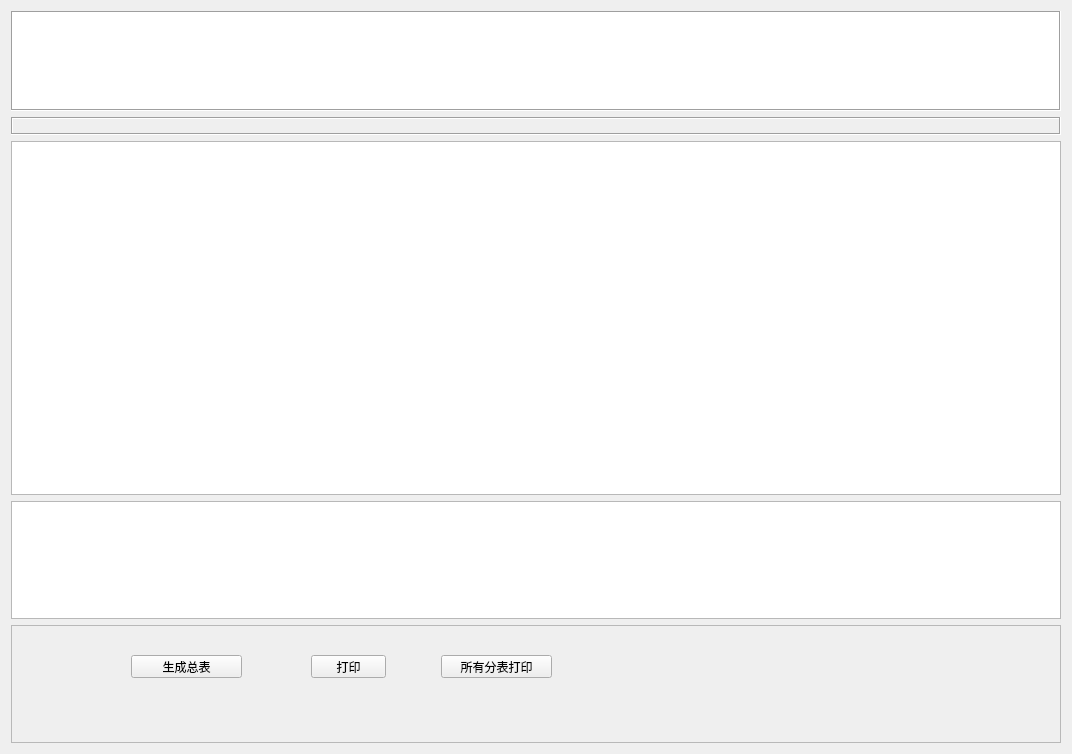
<?xml version="1.0" encoding="UTF-8"?>
<ui version="4.0">
 <class>Form_chkResult_common</class>
 <widget class="QWidget" name="Form_chkResult_common">
  <property name="geometry">
   <rect>
    <x>0</x>
    <y>0</y>
    <width>1072</width>
    <height>754</height>
   </rect>
  </property>
  <property name="windowTitle">
   <string>Form</string>
  </property>
  <layout class="QVBoxLayout" name="verticalLayout_2">
   <item>
    <layout class="QVBoxLayout" name="verticalLayout" stretch="0,1,3,1,1">
     <item>
      <widget class="QTextEdit" name="textEdit_filepath">
       <property name="sizePolicy">
        <sizepolicy hsizetype="Expanding" vsizetype="Fixed">
         <horstretch>0</horstretch>
         <verstretch>0</verstretch>
        </sizepolicy>
       </property>
       <property name="maximumSize">
        <size>
         <width>16777215</width>
         <height>100</height>
        </size>
       </property>
       <property name="frameShape">
        <enum>QFrame::Box</enum>
       </property>
      </widget>
     </item>
     <item>
      <widget class="QLabel" name="label_chkresult_name">
       <property name="sizePolicy">
        <sizepolicy hsizetype="Preferred" vsizetype="Fixed">
         <horstretch>0</horstretch>
         <verstretch>0</verstretch>
        </sizepolicy>
       </property>
       <property name="frameShape">
        <enum>QFrame::Box</enum>
       </property>
       <property name="frameShadow">
        <enum>QFrame::Sunken</enum>
       </property>
       <property name="text">
        <string/>
       </property>
      </widget>
     </item>
     <item>
      <widget class="QTableView" name="tableView_chkresult"/>
     </item>
     <item>
      <widget class="QTextBrowser" name="textBrowser_chkresult_note"/>
     </item>
     <item>
      <widget class="QFrame" name="frame">
       <property name="sizePolicy">
        <sizepolicy hsizetype="Preferred" vsizetype="Preferred">
         <horstretch>0</horstretch>
         <verstretch>0</verstretch>
        </sizepolicy>
       </property>
       <property name="frameShape">
        <enum>QFrame::StyledPanel</enum>
       </property>
       <property name="frameShadow">
        <enum>QFrame::Raised</enum>
       </property>
       <widget class="QPushButton" name="pushButton_gen_all">
        <property name="geometry">
         <rect>
          <x>120</x>
          <y>30</y>
          <width>111</width>
          <height>23</height>
         </rect>
        </property>
        <property name="sizePolicy">
         <sizepolicy hsizetype="Fixed" vsizetype="Fixed">
          <horstretch>0</horstretch>
          <verstretch>0</verstretch>
         </sizepolicy>
        </property>
        <property name="text">
         <string>生成总表</string>
        </property>
       </widget>
       <widget class="QPushButton" name="pushButton_chkresult_print">
        <property name="geometry">
         <rect>
          <x>300</x>
          <y>30</y>
          <width>75</width>
          <height>23</height>
         </rect>
        </property>
        <property name="sizePolicy">
         <sizepolicy hsizetype="Fixed" vsizetype="Fixed">
          <horstretch>0</horstretch>
          <verstretch>0</verstretch>
         </sizepolicy>
        </property>
        <property name="text">
         <string>打印</string>
        </property>
       </widget>
       <widget class="QPushButton" name="pushButton_print_all">
        <property name="geometry">
         <rect>
          <x>430</x>
          <y>30</y>
          <width>111</width>
          <height>23</height>
         </rect>
        </property>
        <property name="text">
         <string>所有分表打印</string>
        </property>
       </widget>
      </widget>
     </item>
    </layout>
   </item>
  </layout>
 </widget>
 <resources/>
 <connections/>
</ui>
